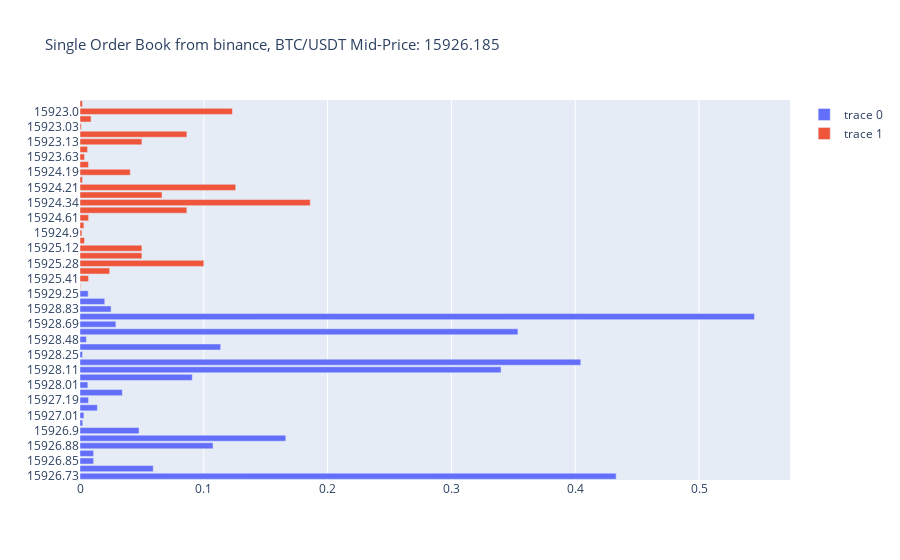

Notebook cell for this chart:
### Code cell
vs.OBLvls_hist(params[0],params[1], params[2])
